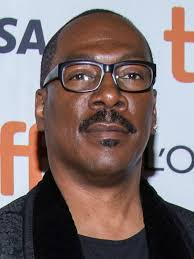
#> input picture eddie.jpg, 194 x 259 px
$ jupyter execute demo.ipynb
#> lines starting #> are read from the running program, lines starting #| are printed output that depends on the picture
[cell 1]
import matplotlib.pyplot as plt # pip install matplotlib
import skimage # pip install scikit-image
import numpy as np

[cell 2]
img = skimage.io.imread("eddie.jpg")
#> img is the input picture: shape (259, 194, 3); mean R, G, B 127.4, 111, 109.9
plt.imshow(img)

[cell 3]
plt.imshow(img[:, 60:90, 1], cmap="gray")
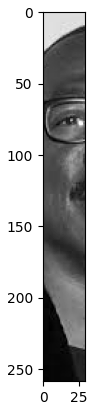
#> figure drawn by matplotlib, 1 panel

[cell 4]
img_red = np.reshape(img[:, :, 0], (img.shape[0],img.shape[1],1))
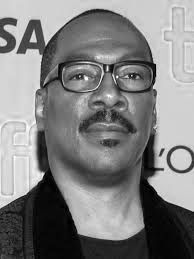
#> img_red: shape (259, 194, 1); min 0, max 255, mean 127.4

[cell 5]
img_red_rgb = np.concat([img_red, np.zeros((img_red.shape[0], img_red.shape[1], 2))], axis=2)
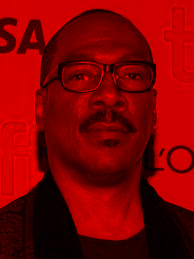
#> img_red_rgb: shape (259, 194, 3) float64; mean R, G, B 127.4, 0, 0
# img_red_rgb
plt.imshow(img_red_rgb/255)

[cell 6]
img_green = np.reshape(img[:,:,1], (img.shape[0], img.shape[1], 1))
z = np.zeros((img.shape[0], img.shape[1], 1))

plt.imshow(np.concat([z, img_green, z], axis=2)/255)
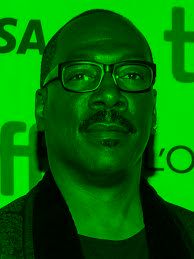
#> shown: shape (259, 194, 3) float64; mean R, G, B 0, 0.435, 0

[cell 7]
img_blue = np.reshape(img[:,:,2], (img.shape[0], img.shape[1], 1))
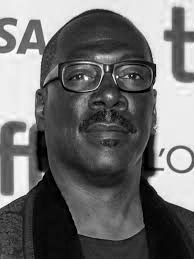
#> img_blue: shape (259, 194, 1); min 0, max 255, mean 109.9
z = np.zeros((img.shape[0], img.shape[1], 1))

plt.imshow(np.concat([z, z, img_blue], axis=2)/255)
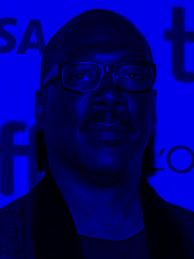
#> shown: shape (259, 194, 3) float64; mean R, G, B 0, 0, 0.431

[cell 8]
img_shuffle = np.transpose(np.stack([img[:,:,2], img[:,:,0], img[:,:,1]]), (1, 2, 0))
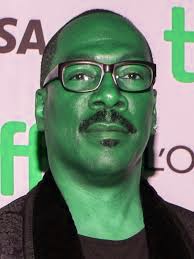
#> img_shuffle: shape (259, 194, 3); mean R, G, B 109.9, 127.4, 111
img_shuffle.shape
plt.imshow(img_shuffle)

[cell 9]
img_resized = skimage.transform.resize(img, (128, 128))
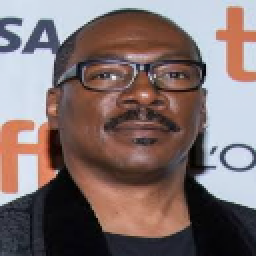
#> img_resized: shape (128, 128, 3) float64 (shown 2 times larger); mean R, G, B 0.5, 0.435, 0.431
plt.imshow(img_resized)

[cell 10]
img_lab = skimage.color.rgb2lab(img_resized)
#> img_lab: shape (128, 128, 3) float64; mean of channels 0, 1, 2 47.1, 7.3, 3.8
L = img_lab[:,:,0]
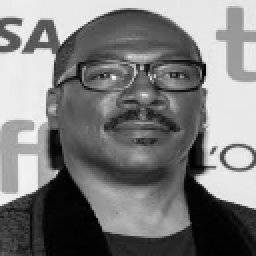
#> L: shape (128, 128) float64 (shown 2 times larger); min 0.519, max 95.74, mean 47.1; drawn with min black and max white
plt.imshow(img_lab[:,:,0], cmap="gray")

[cell 11]
a_predict = img_lab[:,:,1]
b_predict = img_lab[:,:,2]
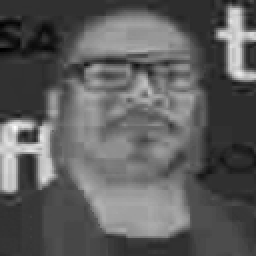
#> b_predict: shape (128, 128) float64 (shown 2 times larger); min -21.32, max 46.97, mean 3.8; drawn with min black and max white

[cell 12]
result = skimage.color.lab2rgb(np.stack([L, a_predict, b_predict], axis=2))
plt.imshow(result)

$ run again, with marilyn.jpg copied over eddie.jpg
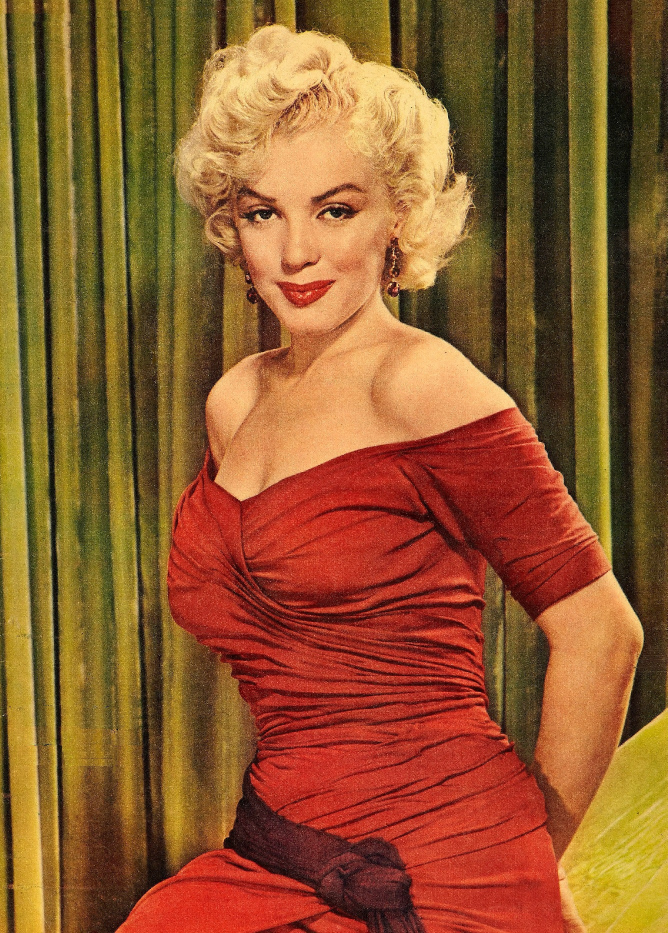
#> input picture marilyn.jpg, 1335 x 1865 px (shown at 1/2 size)
#> img is the input picture: shape (1865, 1335, 3); mean R, G, B 143.7, 89.6, 45.3
#> img_lab: shape (128, 128, 3) float64; mean of channels 0, 1, 2 43.7, 16.7, 34.9
#> `a_predict = img_lab[:,:,1]`:
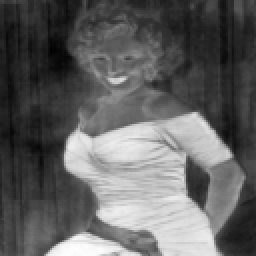
#> a_predict: shape (128, 128) float64 (shown 2 times larger); min -13.33, max 64.84, mean 16.7; drawn with min black and max white
#> `b_predict = img_lab[:,:,2]`:
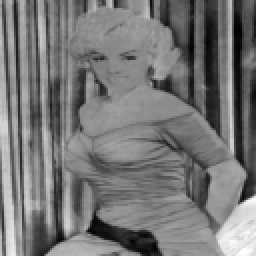
#> b_predict: shape (128, 128) float64 (shown 2 times larger); min 2.77, max 71.67, mean 34.9; drawn with min black and max white
